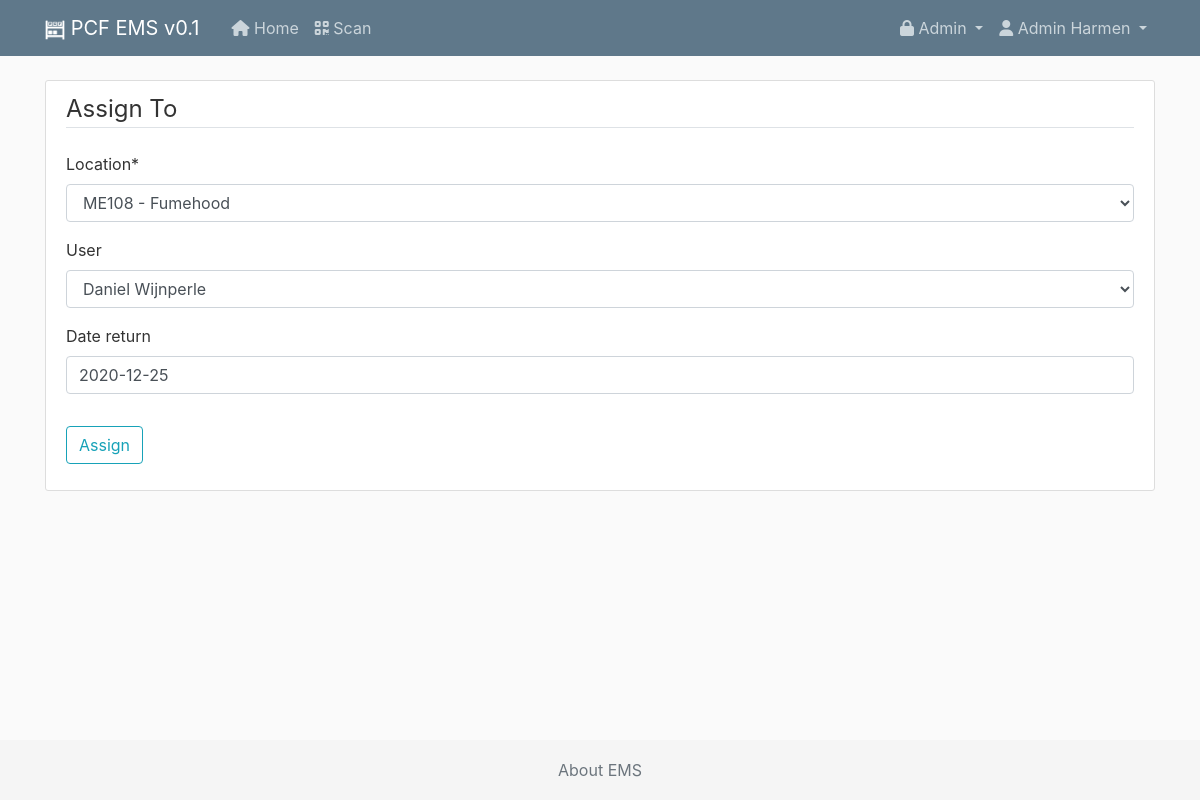
Screenshot of /item/3/assign/new (signed in) with the database file from the repository.
### ems/models.py (models this page shows, shortened)
class Item(models.Model):  # inherit from models, all fields below
    qrid = models.SlugField(max_length=10, null=True, blank=True)
    brand = models.CharField(max_length=100)
    model = models.CharField(max_length=100)
    serial = models.CharField(max_length=100, null=True, blank=True)
    category = models.ForeignKey(Category, on_delete=models.SET_DEFAULT, default='uncategorized', help_text='New categories can be added in Admin/Manage/Categories.')  # TODO make selectbox
    description = models.TextField()  # longer than CharField, unrestricted text.
    purchased_by = models.ForeignKey(User, on_delete=models.SET_NULL, null=True, blank=True, related_name="purchaseduser", limit_choices_to={'is_superuser': False})  # TODO make selectbox of users
    purchased_on = models.DateField(default="", null=True, blank=True)  # TODO not now
    purchased_price = models.DecimalField(decimal_places=2, max_digits=10, null=True, blank=True)
    warranty = models.BooleanField(default=False)
    warranty_expiration = models.DateField(null=True, blank=True)
    next_service_date = models.DateField(null=True, blank=True)
    storage_location = models.ForeignKey(Cabinet, on_delete=models.SET_NULL, default="", null=True, blank=True, help_text='New storage locations can be added in Admin/Manage/Locations.')  # TODO make different model for storage locations
    added_by = models.ForeignKey(User, on_delete=models.SET_NULL, null=True,
                                 related_name="addeduser", limit_choices_to={'is_superuser': False})  # related_name is needed since the reverse releationship (user->item, which we don't need at at all) needs a unique name. TODO make selectbox of users
    updated_by = models.ForeignKey(User, on_delete=models.SET_NULL, null=True,
                                 related_name="updateduser", limit_choices_to={'is_superuser': False})
    added_on = models.DateTimeField(default=timezone.now)
    last_scanned = models.DateTimeField(default=timezone.now, null=True, blank=True)  # TODO link to model
    status = models.BooleanField(default=True) #True is in storage (item is free), False is in use (assigned to)
    location = models.ForeignKey(Setup, on_delete=models.SET_NULL, null=True) # TODO current location is now ALWAYS a setup, should also be possible to be storage
    user = models.ForeignKey(User, on_delete=models.SET_NULL, null=True, blank=True, related_name="itemuser", limit_choices_to={'is_superuser': False})
    date_inuse = models.DateField(null=True, blank=True) #TODO only show when editing item
    date_return = models.DateField(null=True, blank=True) #TODO only show when editing item
    flag = models.ForeignKey(Flag, on_delete=models.SET_NULL, null=True, blank=True) #TODO only show when editing item
    image = models.ImageField(default='default.png', upload_to='item_pics', blank=True, null=True)
    image2 = models.ImageField(upload_to='item_pics', blank=True, null=True)
    history = HistoricalRecords() # excluded_fields=['pub_date']

### ems/views.py (the view, shortened to what this page needs)
# urls.py: path('item/<int:pk>/assign/new', AssignCreateView.as_view(), name='item-assign'),
class AssignCreateView(LoginRequiredMixin, UpdateView):
    model = Item
    template_name = 'ems/assign_create.html'
    fields = ['location', 'user', 'date_return']

### ems/models.py (called while the page is built)
def get_first_name(self):
    return f'{self.first_name} {self.last_name}'

    def __str__(self):
        return f"{self.lab.number} - {self.name}"

### ems/templates/ems/assign_create.html (shortened to what this page needs)
{% extends "ems/base.html" %}
{% load crispy_forms_tags %}
{% block content %}
   <div class="content-section">
      <form method="POST" enctype="multipart/form-data">
           <fieldset class="form-group">
               <legend class="border-bottom mb-4">Assign To</legend>
               {{ form|crispy }}
           </fieldset>
           <div class="form-group">
               <button class="btn btn-outline-info" type="submit">Assign</button>
           </div>
       </form>
   </div>
{% endblock content %}

### ems/templates/ems/base.html (shortened to what this page needs)
{% load static %}
<!DOCTYPE html>
<html>
<head>
    {% load bootstrap4 %}
    {% bootstrap_css %}
    <link href="https://cdn.datatables.net/responsive/2.2.6/css/responsive.dataTables.min.css" rel="stylesheet">
    <link href="https://cdn.datatables.net/1.10.22/css/dataTables.bootstrap4.min.css" rel="stylesheet">
    <link rel="stylesheet" type="text/css" href="{% static 'ems/main.css' %}">
</head>
<body>
<header class="site-header">
    <nav class="navbar navbar-expand-md navbar-dark bg-steel fixed-top">
        <div class="container">
            <a class="navbar-brand mr-4" href="/">
                <img class="align-middle" style="height:1em;" src="{% static 'ems/favicon_white_192x192.png' %}" />
                PCF EMS v0.1
            </a>
            <div class="navbar-nav mr-auto">
                <a class="nav-item nav-link d-none d-md-block" href="{% url 'ems-home' %}"><i class="fas fa-home"></i> Home</a>
                <a class="nav-item nav-link" href="{% url 'ems-scanner' %}"><i class="fas fa-qrcode"></i> Scan</a>
            </div>
            <div class="collapse navbar-collapse" id="navbarToggle">
                <div class="navbar-nav">
                    {% if user.is_staff %}
                    <li class="nav-item dropdown">
                            <a class="nav-link dropdown-toggle" href="#" id="navbarDropdown" role="button"
                               data-toggle="dropdown" aria-haspopup="true" aria-expanded="false">
                                <i class="fas fa-lock"></i> Admin
                            </a>
                        </li>
                    {% endif %}
                    {% if user.is_authenticated %}
                        <li class="nav-item dropdown">
                            <a class="nav-link dropdown-toggle" href="#" id="navbarDropdown" role="button"
                               data-toggle="dropdown" aria-haspopup="true" aria-expanded="false">
                                <i class="fas fa-user"></i> {{ user.first_name }} {{ user.last_name }}
                            </a>
                        </li>
                    {% else %}
                        <a class="nav-item nav-link" href="{% url 'login' %}">Login</a>
                    {% endif %}
                </div>
            </div>
        </div>
    </nav>
</header>
<main role="main" class="container">
    <div class="row">
        <div class="col-md-12">
            {% block content %}{% endblock %}
        </div>
    </div>
</main>
<footer class="footer">
    <div class="container text-center">
        <span class="text-muted"><a class="text-muted" href="{% url 'ems-about' %}">About EMS</a></span>
    </div>
</footer>
</body>
</html>

### ems/static/ems/main.css (style rules this page uses)
body { background: #fafafa; color: #333333; margin-top: 5rem; }
.bg-steel { background-color: #5f788a; }
.site-header .navbar-nav .nav-link { color: #cbd5db; }
.content-section { background: #ffffff; padding: 10px 20px; border: 1px solid #dddddd; border-radius: 3px; margin-bottom: 20px; }
html { position: relative; min-height: 100%; }
body { margin-bottom: 60px; }
.footer { position: absolute; bottom: 0; width: 100%; height: 60px; line-height: 60px; background-color: #f5f5f5; }

### rows the page displays
Item: location "ME108 - Fumehood", user "Daniel Wijnperle", date_return "2020-12-25"

### other values shown
{{ user.first_name }} "Admin"
{{ user.last_name }} "Harmen"
